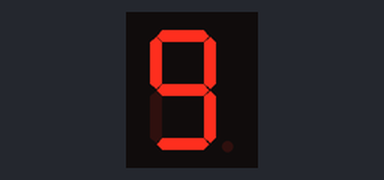
A sketch run on a simulated Arduino Uno, built with avr-gcc and run on an emulated ATmega328P. Parts: 1-digit seven-segment display. Wiring (inferred from the names in the program): 1-digit 7-segment display, segments lit when LOW: segments pin 2, pin 3, pin 4, pin 5, pin 6, pin 7, pin 8, pin 9. The segment pins are drawn as the display they are named for.

Above: at 0.1 s.
At 6.1 s:
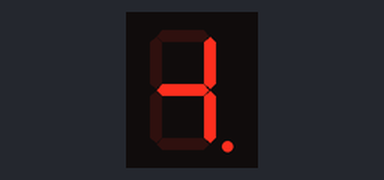
At 9.1 s:
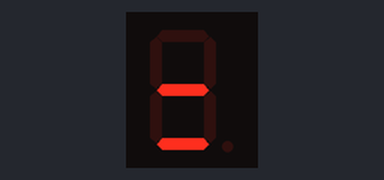
At 15.1 s:
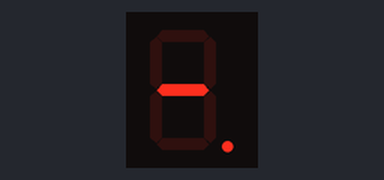
At 24.1 s:
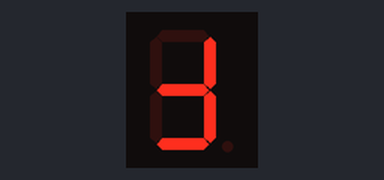
At 33.1 s:
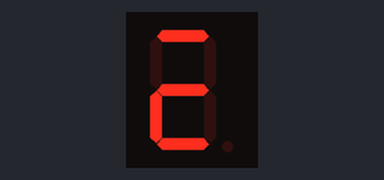

The sketch:

sketch_mar02b.ino
```cpp
int a = 2;
int b = 3;
int c = 4;
int d = 5;
int e = 6;
int f = 7;
int g = 8;
int h = 9;
int const decimal = 10;


void setup() {

  pinMode(a, OUTPUT);
  pinMode(b, OUTPUT);
  pinMode(c, OUTPUT);
  pinMode(d, OUTPUT);
  pinMode(e, OUTPUT);
  pinMode(f, OUTPUT);
  pinMode(g, OUTPUT);
  pinMode(h, OUTPUT);

}

void loop() {
  //R
  digitalWrite(a, LOW);
  digitalWrite(b, LOW);
  digitalWrite(c, LOW);
  digitalWrite(d, LOW);
  digitalWrite(e, HIGH);
  digitalWrite(f, LOW);
  digitalWrite(g, LOW);
  digitalWrite(h, HIGH);

  delay(3000);
  //I
  digitalWrite(a, LOW);
  digitalWrite(b, LOW);
  digitalWrite(c, LOW);
  digitalWrite(d, LOW);
  digitalWrite(e, HIGH);
  digitalWrite(f, HIGH);
  digitalWrite(g, LOW);
  digitalWrite(h, LOW);

  delay(3000);
   //C
  digitalWrite(a, HIGH);
  digitalWrite(b, LOW);
  digitalWrite(c, LOW);
  digitalWrite(d, HIGH);
  digitalWrite(e, HIGH);
  digitalWrite(f, HIGH);
  digitalWrite(g, LOW);
  digitalWrite(h, LOW);

  delay(3000);
  //A
  digitalWrite(a, HIGH);
  digitalWrite(b, HIGH);
  digitalWrite(c, HIGH);
  digitalWrite(d, LOW);
  digitalWrite(e, HIGH);
  digitalWrite(f, HIGH);
  digitalWrite(g, LOW);
  digitalWrite(h, HIGH);

  delay(3000);
  //R
  digitalWrite(a, LOW);
  digitalWrite(b, LOW);
  digitalWrite(c, LOW);
  digitalWrite(d, LOW);
  digitalWrite(e, HIGH);
  digitalWrite(f, LOW);
  digitalWrite(g, HIGH);
  digitalWrite(h, HIGH);

  delay(3000);
  //D
  digitalWrite(a, HIGH);
  digitalWrite(b, HIGH);
  digitalWrite(c, HIGH);
  digitalWrite(d, HIGH);
  digitalWrite(e, HIGH);
  digitalWrite(f, HIGH);
  digitalWrite(g, LOW);
  digitalWrite(h, LOW);

  delay(3000);
  //O
  digitalWrite(a, HIGH);
  digitalWrite(b, HIGH);
  digitalWrite(c, HIGH);
  digitalWrite(d, HIGH);
  digitalWrite(e, HIGH);
  digitalWrite(f, HIGH);
  digitalWrite(g, LOW);
  digitalWrite(h, LOW);

  delay(3000);
  //SPACE
  digitalWrite(a, LOW);
  digitalWrite(b, LOW);
  digitalWrite(c, LOW);
  digitalWrite(d, LOW);
  digitalWrite(e, LOW);
  digitalWrite(f, LOW);
  digitalWrite(g, LOW);
  digitalWrite(h, LOW);

  delay(3000);
   //F
  digitalWrite(a, HIGH);
  digitalWrite(b, LOW);
  digitalWrite(c, LOW);
  digitalWrite(d, LOW);
  digitalWrite(e, HIGH);
  digitalWrite(f, HIGH);
  digitalWrite(g, LOW);
  digitalWrite(h, HIGH);

  delay(3000);
  //A
  digitalWrite(a, HIGH);
  digitalWrite(b, HIGH);
  digitalWrite(c, HIGH);
  digitalWrite(d, LOW);
  digitalWrite(e, HIGH);
  digitalWrite(f, HIGH);
  digitalWrite(g, LOW);
  digitalWrite(h, HIGH);

  delay(3000);
//R
  digitalWrite(a, LOW);
  digitalWrite(b, LOW);
  digitalWrite(c, LOW);
  digitalWrite(d, LOW);
  digitalWrite(e, HIGH);
  digitalWrite(f, LOW);
  digitalWrite(g, HIGH);
  digitalWrite(h, HIGH);

  delay(3000);
  //I
  digitalWrite(a, LOW);
  digitalWrite(b, HIGH);
  digitalWrite(c, HIGH);
  digitalWrite(d, LOW);
  digitalWrite(e, LOW);
  digitalWrite(f, HIGH);
  digitalWrite(g, LOW);
  digitalWrite(h, HIGH);

  delay(3000);

}
```

Measured:
- what the display in image 1 shows lasts 3.0 s, from 6.0 s to 9.0 s
- what the display in image 3 shows lasts 6.0 s, from 15.0 s to 21.0 s
